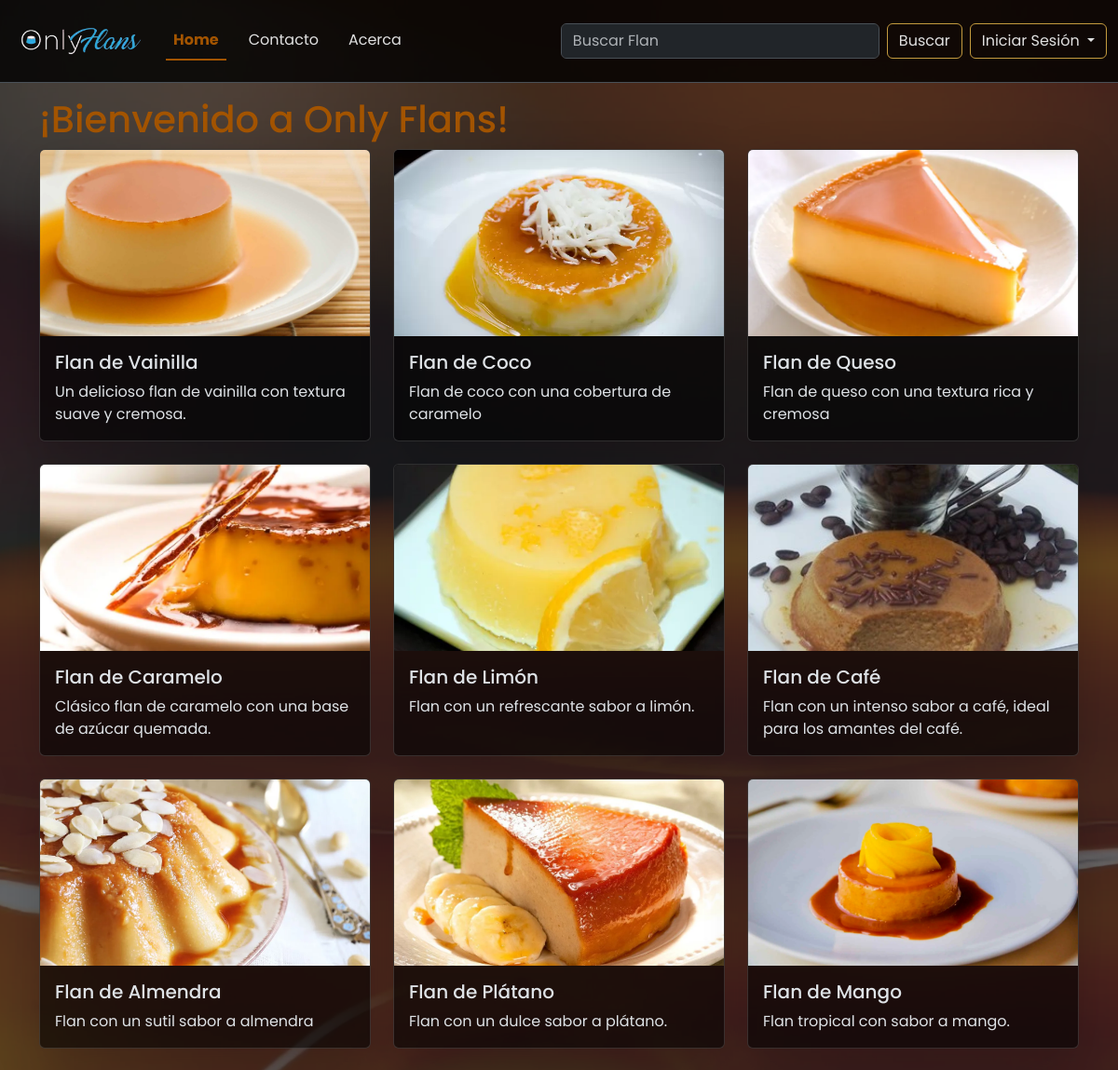
Before: / (upper part) with the older database file.
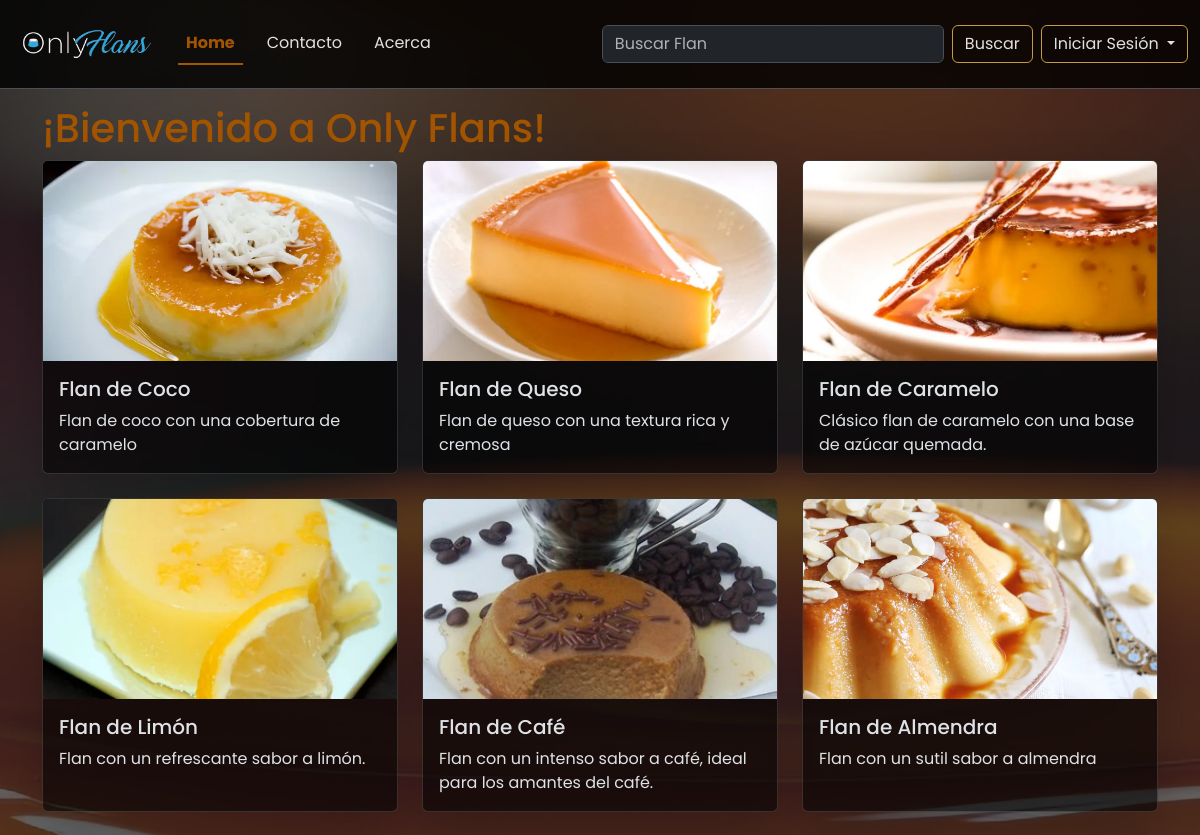
After: the same page with the newer database file.
### web/models.py (models this page shows, shortened)
class Flan(models.Model):
    flan_uuid = models.UUIDField(default=uuid.uuid4, editable=False, unique=True)
    name = models.CharField(max_length=64)
    normalized_name = models.CharField(max_length=64, editable=False)
    description = models.TextField()
    image_url = models.CharField(max_length=255)
    slug = models.SlugField(unique=True)
    is_private = models.BooleanField(default=False)
    created_at = models.DateTimeField(auto_now_add=True)
    updated_at = models.DateTimeField(auto_now=True)
    deleted_at = models.DateTimeField(null=True, blank=True)

### web/views.py (the view)
# urls.py: path("", index, name="index"),
def index(request):
    flanes_publicos = Flan.objects.filter(is_private=False)
    return render(request, "web/index.html", {"flanes": flanes_publicos})

### web/templates/web/index.html (shortened to what this page needs)
{% extends 'web/base.html' %}
{% block content %}
<h1>¡Bienvenido a Only Flans!</h1>
<div class="row">
    {% for flan in flanes %}
    {% include 'web/flan_card.html' %}
    {% endfor %}
</div>
{% endblock %}

### web/templates/web/flan_card.html (shortened to what this page needs)
{% load static %}
<div class="col-md-4 mb-4">
    <a href="{% url 'flan_detail' slug=flan.slug %}" class="text-decoration-none text-dark">
        <div class="card h-100 shadow-lg card-hover card-semitransparent d-flex flex-column">
            <div class="image-container">
                <img src="{% static flan.image_url %}" class="card-img-top img-fluid" alt="{{ flan.name }}">
            </div>
            <div class="card-body d-flex flex-column">
                <h5 class="card-title card-custom">{{ flan.name }}</h5>
                <p class="card-text">{{ flan.description }}</p>
            </div>
        </div>
    </a>
</div>

Changed rows visible on the page:
no longer on this page (row edited): Flan: image_url (picture), name "Flan de Vainilla", description "Un delicioso flan de vainilla con textura suave y cremosa."
no longer on this page (row unchanged): Flan: image_url (picture), name "Flan de Plátano", description "Flan con un dulce sabor a plátano."
no longer on this page (row unchanged): Flan: image_url (picture), name "Flan de Mango", description "Flan tropical con sabor a mango."
